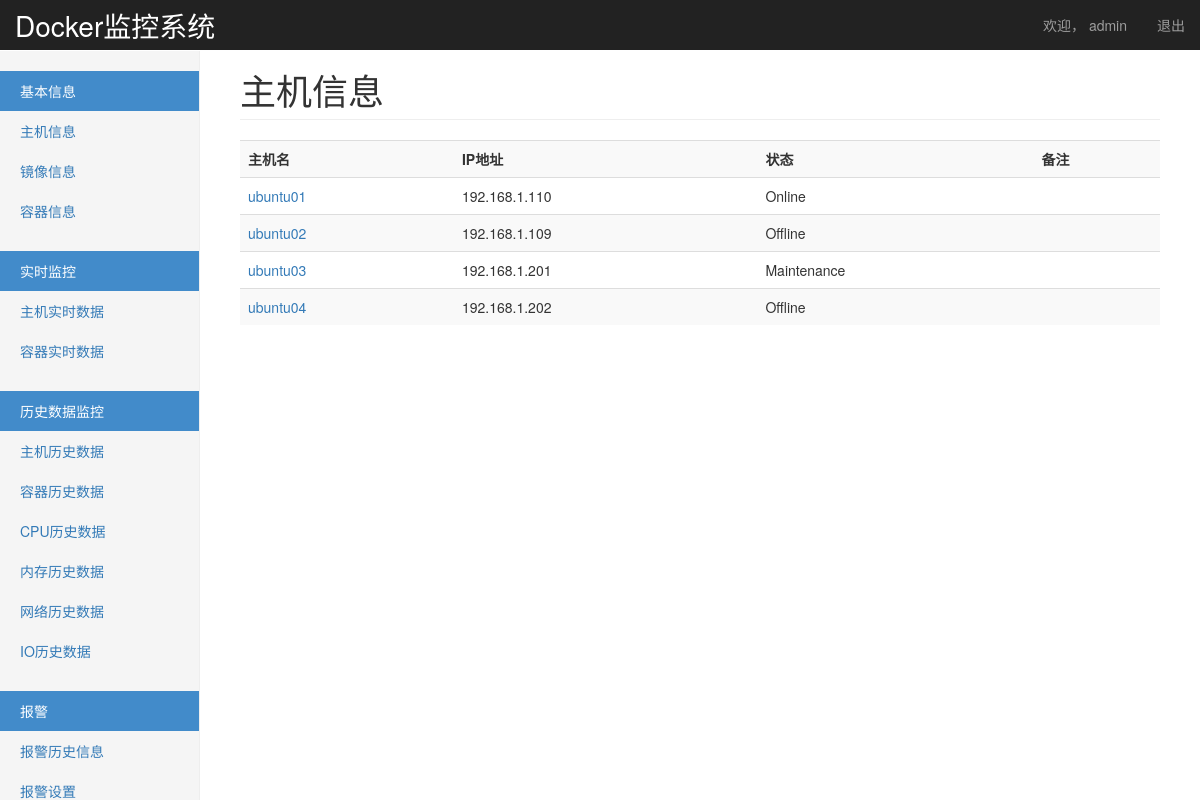
/monitor/host/ (signed in), run on the app's committed database.
### monitor/models.py (models this page shows, shortened)
@python_2_unicode_compatible
class Host(models.Model):
    hostname = models.CharField(u'主机名', max_length=32,)
    address = models.GenericIPAddressField(u'IP地址',)
    port = models.IntegerField(u'docker运行端口', default=2375)
    group = models.ManyToManyField(HostGroup, verbose_name=u'集群/组')
    status_choices = (
            ('Online', u'在线'),
            ('Offline', u'掉线'),
            ('Maintenance', u'维护'),
        )
    status = models.CharField(u'状态', choices=status_choices, max_length=64)
    username = models.CharField(u'用户名', default='root', max_length=32, blank=True, null=True)
    password = models.CharField(u'密码', max_length=32, blank=True, null=True)  # 明文，后续修改
    memo = models.TextField(u"备注", blank=True, null=True)

### monitor/views.py (the view)
def host_list(request):
    host_objs = models.Host.objects.all()
    return render(request,
                  'monitor/host_list.html',
                  {'host_list': host_objs}
                  )

### templates/monitor/host_list.html
{% extends 'base.html' %}
{% block page-header %}
主机信息
{% endblock %}
{% block page-content %}
    <table class="table table-striped table-hover">
        <tr>
            <th>主机名</th>
            <th>IP地址</th>
            <th>状态</th>
            <th>备注</th>
        </tr>
        {% for host in host_list %}
        <tr>
        <td><a href="{% url 'monitor:host_detail' host.id %}">{{ host.hostname }}</a></td>
        <td>{{ host.address }}</td>
        <td>{{ host.status }}</td>
        <td>{{ host.memo }}</td>
        </tr>
        {% endfor %}
    </table>
{% endblock %}

### templates/base.html (shortened to what this page needs)
<!DOCTYPE html>
<html lang="zh-CN"><head><meta http-equiv="Content-Type" content="text/html; charset=UTF-8">
    <link href="/static/bootstrap/css/bootstrap.min.css" rel="stylesheet">
    <link href="/static/bootstrap/css/dashboard.css" rel="stylesheet">
    <link href="/static/bootstrap/css/customers.css" rel="stylesheet">
  </head>
  <body>
    <nav class="navbar navbar-inverse navbar-fixed-top">
      <div class="container-fluid">
        <div class="navbar-header">
          <a class="navbar-brand" style="font-size: 28px" href="/monitor/">Docker监控系统</a>
        </div>
        <div id="navbar" class="navbar-collapse collapse">
          <ul class="nav navbar-nav navbar-right">
            <li><a href="#">欢迎，
                {% if request.user.userprofile.name %}
                    {{ request.user.userprofile.name }}
                {% else %}
                    {{ request.user }}
                {% endif %}
            </a></li>
            <li><a href="{% url 'acc_logout' %}">退出</a></li>
          </ul>
        </div>
      </div>
    </nav>
    {% block page-body %}
    <div class="container-fluid">
      <div class="row">
        <div class="col-sm-3 col-md-2 sidebar">
          {% block page-left %}
          <ul class="nav nav-sidebar">
            <li class="active"><a href="#">基本信息</a></li>
            <li class=""><a href="{% url 'monitor:host_list' %}">主机信息</a></li>
            <li class=""><a href="{% url 'monitor:images_list' %}">镜像信息</a></li>
            <li class=""><a href="{% url 'monitor:container_list' %}">容器信息</a></li>
          </ul>
          <ul class="nav nav-sidebar">
            <li class="active"><a href="#">实时监控</a></li>
            <li class=""><a href="{% url 'monitor:real_host' %}">主机实时数据</a></li>
            <li class=""><a href="#">容器实时数据</a></li>
          </ul>
          <ul class="nav nav-sidebar">
            <li class="active"><a href="#">历史数据监控</a></li>
            <li class=""><a href="{% url 'monitor:monitor_data_detail' 2 %}">主机历史数据</a></li>
            <li class=""><a href="#">容器历史数据</a></li>
            <li class=""><a href="#">CPU历史数据</a></li>
            <li class=""><a href="#">内存历史数据</a></li>
            <li class=""><a href="#">网络历史数据</a></li>
            <li class=""><a href="#">IO历史数据</a></li>
          </ul>
           <ul class="nav nav-sidebar">
            <li class="active"><a href="#">报警</a></li>
            <li class=""><a href="#">报警历史信息</a></li>
            <li class=""><a href="#">报警设置</a></li>
          </ul>
        {% endblock %}
        </div>
        <div class="col-sm-9 col-sm-offset-3 col-md-10 col-md-offset-2 main">
          <h1 class="page-header">{% block page-header %}Page-Header{% endblock %}</h1>
          {% block page-content %}{% endblock %}
        </div>
      </div>
    </div>
    {% endblock %}
</body></html>

### data on the page
Host: hostname "ubuntu01", address "192.168.1.110", status "Online"
Host: hostname "ubuntu02", address "192.168.1.109", status "Offline"
Host: hostname "ubuntu03", address "192.168.1.201", status "Maintenance"
Host: hostname "ubuntu04", address "192.168.1.202", status "Offline"

### other printed values
{{ request.user }} "admin"
